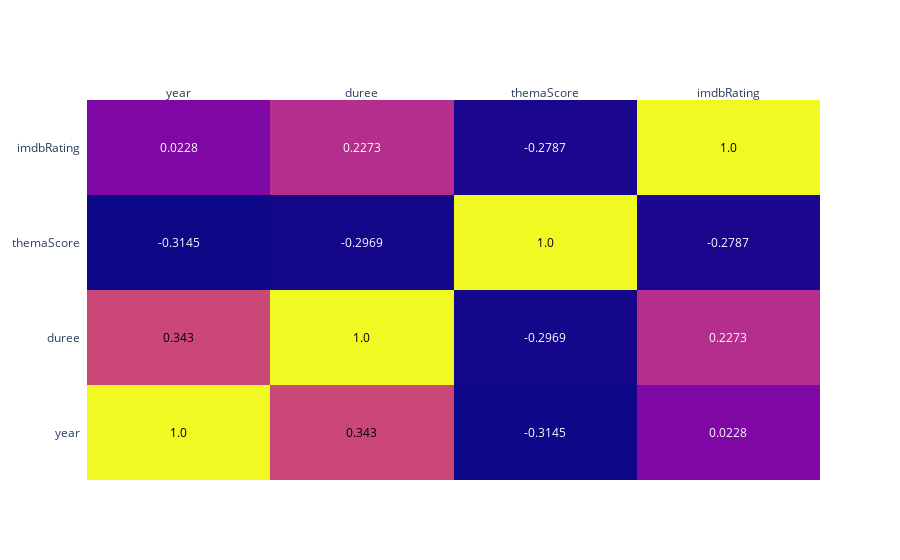

Notebook source saved alongside this figure:
### Markdown cell above
## Graph de correlation

### Code cell
import plotly.figure_factory as ff

corr_matrix = round(dataset.corr(), 4)

fig = ff.create_annotated_heatmap(corr_matrix.values,
                                  x = corr_matrix.columns.values.tolist(),
                                  y = corr_matrix.index.values.tolist(),
                                  )


fig.show()

### Figure 1 — Plotly figure (JSON) as saved in the notebook; plotly's stock layout.template omitted (floating-point values rounded to 4 significant figures)
{"data": [{"colorscale": [[0, "#0d0887"], [0.1111, "#46039f"], [0.2222, "#7201a8"], [0.3333, "#9c179e"], [0.4444, "#bd3786"], [0.5556, "#d8576b"], [0.6667, "#ed7953"], [0.7778, "#fb9f3a"], [0.8889, "#fdca26"], [1, "#f0f921"]], "reversescale": false, "showscale": false, "type": "heatmap", "x": ["year", "duree", "themaScore", "imdbRating"], "y": ["year", "duree", "themaScore", "imdbRating"], "z": [[1, 0.343, -0.3145, 0.0228], [0.343, 1, -0.2969, 0.2273], [-0.3145, -0.2969, 1, -0.2787], [0.0228, 0.2273, -0.2787, 1]]}], "layout": {"annotations": [{"font": {"color": "#000000"}, "showarrow": false, "text": "1.0", "x": "year", "xref": "x", "y": "year", "yref": "y"}, {"font": {"color": "#000000"}, "showarrow": false, "text": "0.343", "x": "duree", "xref": "x", "y": "year", "yref": "y"}, {"font": {"color": "#FFFFFF"}, "showarrow": false, "text": "-0.3145", "x": "themaScore", "xref": "x", "y": "year", "yref": "y"}, {"font": {"color": "#FFFFFF"}, "showarrow": false, "text": "0.0228", "x": "imdbRating", "xref": "x", "y": "year", "yref": "y"}, {"font": {"color": "#000000"}, "showarrow": false, "text": "0.343", "x": "year", "xref": "x", "y": "duree", "yref": "y"}, {"font": {"color": "#000000"}, "showarrow": false, "text": "1.0", "x": "duree", "xref": "x", "y": "duree", "yref": "y"}, {"font": {"color": "#FFFFFF"}, "showarrow": false, "text": "-0.2969", "x": "themaScore", "xref": "x", "y": "duree", "yref": "y"}, {"font": {"color": "#FFFFFF"}, "showarrow": false, "text": "0.2273", "x": "imdbRating", "xref": "x", "y": "duree", "yref": "y"}, {"font": {"color": "#FFFFFF"}, "showarrow": false, "text": "-0.3145", "x": "year", "xref": "x", "y": "themaScore", "yref": "y"}, {"font": {"color": "#FFFFFF"}, "showarrow": false, "text": "-0.2969", "x": "duree", "xref": "x", "y": "themaScore", "yref": "y"}, {"font": {"color": "#000000"}, "showarrow": false, "text": "1.0", "x": "themaScore", "xref": "x", "y": "themaScore", "yref": "y"}, {"font": {"color": "#FFFFFF"}, "showarrow": false, "text": "-0.2787", "x": "imdbRating", "xref": "x", "y": "themaScore", "yref": "y"}, {"font": {"color": "#FFFFFF"}, "showarrow": false, "text": "0.0228", "x": "year", "xref": "x", "y": "imdbRating", "yref": "y"}, {"font": {"color": "#FFFFFF"}, "showarrow": false, "text": "0.2273", "x": "duree", "xref": "x", "y": "imdbRating", "yref": "y"}, {"font": {"color": "#FFFFFF"}, "showarrow": false, "text": "-0.2787", "x": "themaScore", "xref": "x", "y": "imdbRating", "yref": "y"}, {"font": {"color": "#000000"}, "showarrow": false, "text": "1.0", "x": "imdbRating", "xref": "x", "y": "imdbRating", "yref": "y"}], "xaxis": {"dtick": 1, "gridcolor": "rgb(0, 0, 0)", "side": "top", "ticks": ""}, "yaxis": {"dtick": 1, "ticks": "", "ticksuffix": "  "}}}
